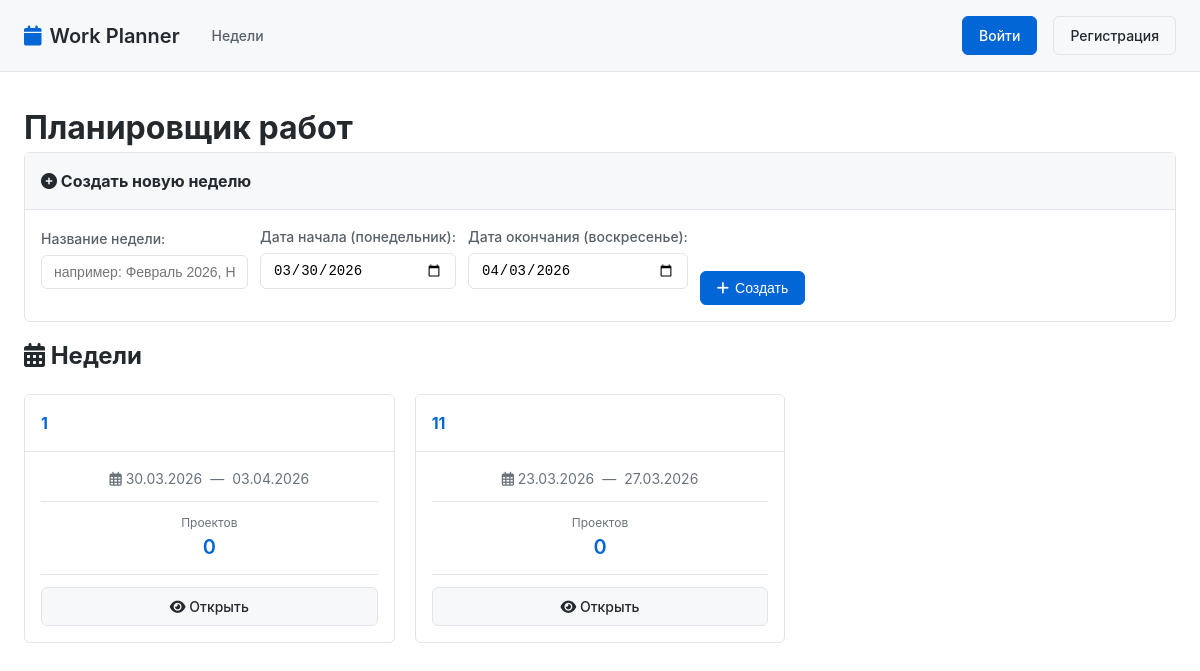
Before: / with the older database file.
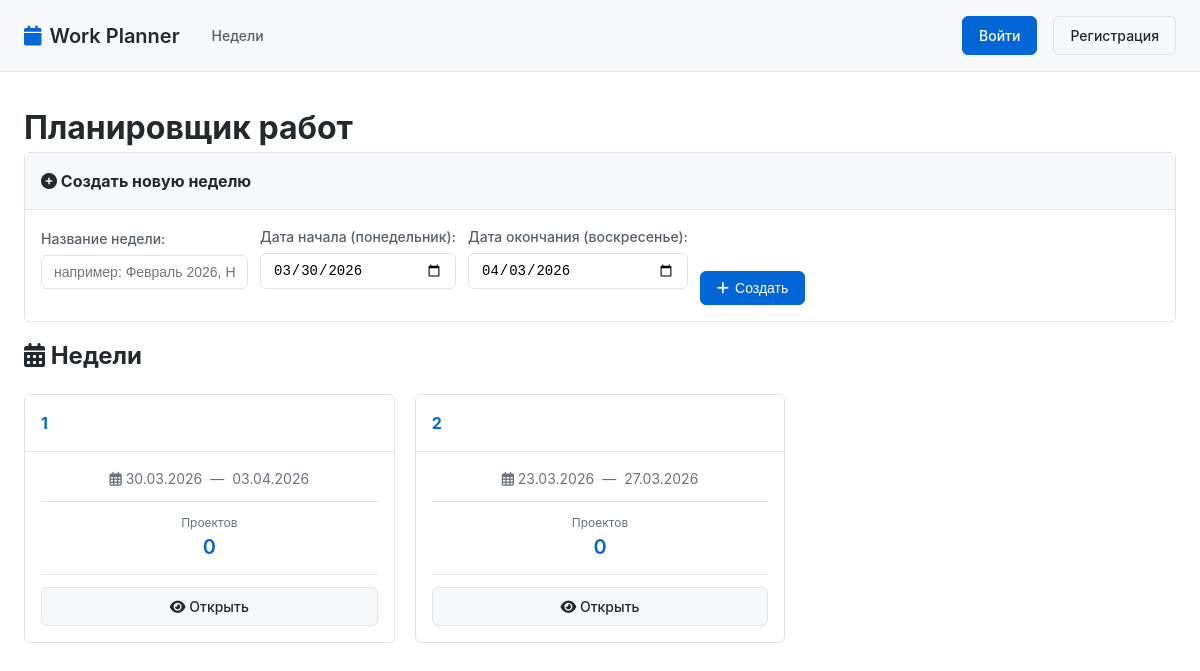
After: the same page with the newer database file.
### models.py (models this page shows)
class Week(db.Model):
    __tablename__ = 'weeks'
    id = db.Column(db.Integer, primary_key=True)
    name = db.Column(db.String(100), nullable=False)
    start_date = db.Column(db.Date, nullable=False)
    end_date = db.Column(db.Date, nullable=False)
    created_by = db.Column(db.Integer, db.ForeignKey('users.id'), nullable=True)
    created_at = db.Column(db.DateTime, default=datetime.utcnow)
    is_active = db.Column(db.Boolean, default=True)
    custom_days = db.relationship('CustomDay', backref='week', foreign_keys='CustomDay.week_id', cascade='all, delete-orphan')

### app.py (the view)
@app.route('/')
def index():
    weeks = Week.query.order_by(Week.start_date.desc()).all()
    return render_template('index.html', weeks=weeks)

### templates/index.html (shortened to what this page needs)
{% extends "base.html" %}
{% block content %}
<div class="container">
    <div class="row">
        <div class="col">
            <h1>Планировщик работ</h1>
            <div class="card">
                <div class="card-header">
                    <h2><i class="fas fa-plus-circle"></i> Создать новую неделю</h2>
                </div>
                <div class="card-body">
                    <form action="{{ url_for('add_week') }}" method="POST" class="form-inline">
                        <div class="form-group">
                            <label for="name">Название недели:</label>
                            <input type="text" id="name" name="name" required
                                   placeholder="например: Февраль 2026, Неделя 1"
                                   class="form-control">
                        </div>
                        <div class="form-group">
                            <label for="start_date">Дата начала (понедельник):</label>
                            <input type="date" id="start_date" name="start_date" required class="form-control">
                        </div>
                        <div class="form-group">
                            <label for="end_date">Дата окончания (воскресенье):</label>
                            <input type="date" id="end_date" name="end_date" required class="form-control">
                        </div>
                        <button type="submit" class="btn btn-primary">
                            <i class="fas fa-plus"></i> Создать
                        </button>
                    </form>
                </div>
            </div>
            <div class="weeks-history">
                <h2><i class="fas fa-calendar-alt"></i> Недели</h2>
                {% if weeks %}
                    <div class="weeks-grid">
                        {% for week in weeks %}
                        <div class="week-card">
                            <div class="card-header">
                                <h3>
                                    <a href="{{ url_for('week_detail', week_id=week.id) }}">
                                        {{ week.name }}
                                    </a>
                                </h3>
                            </div>
                            <div class="card-body">
                                <div class="week-dates">
                                    <span><i class="far fa-calendar-alt"></i> {{ week.start_date.strftime('%d.%m.%Y') }}</span>
                                    <span>—</span>
                                    <span>{{ week.end_date.strftime('%d.%m.%Y') }}</span>
                                </div>
                                <div class="week-stats">
                                    <div class="stat">
                                        <span class="stat-label">Проектов</span>
                                        <span class="stat-value">{{ week.projects|length }}</span>
                                    </div>
                                </div>
                                <a href="{{ url_for('week_detail', week_id=week.id) }}"
                                   class="btn btn-block">
                                    <i class="fas fa-eye"></i> Открыть
                                </a>
                            </div>
                        </div>
                        {% endfor %}
                    </div>
                {% endif %}
            </div>
        </div>
    </div>
</div>
{% endblock %}

### templates/base.html (shortened to what this page needs)
<!DOCTYPE html>
<html lang="ru">
<head>
    <link rel="stylesheet" href="https://cdnjs.cloudflare.com/ajax/libs/font-awesome/6.0.0/css/all.min.css">
    <link rel="stylesheet" href="{{ url_for('static', filename='style.css') }}">
</head>
<body>
    <header class="header">
        <div class="container header-container">
            <div class="header-left">
                <a href="{{ url_for('index') }}" class="logo">
                    <i class="fas fa-calendar"></i>
                    <span>Work Planner</span>
                </a>
                <nav class="main-nav">
                    <a href="{{ url_for('index') }}" class="nav-link">Недели</a>
                </nav>
            </div>
            <div class="header-right">
                {% if current_user.is_authenticated %}
                <div class="user-menu">
                    <img src="{{ current_user.avatar_url }}" alt="" class="avatar">
                    <span class="username">{{ current_user.username }}</span>
                    <a href="{{ url_for('profile') }}" class="btn btn-sm">Профиль</a>
                    <a href="{{ url_for('auth.logout') }}" class="btn btn-sm">Выйти</a>
                </div>
                {% else %}
                <a href="{{ url_for('auth.login') }}" class="btn btn-primary">Войти</a>
                <a href="{{ url_for('auth.register') }}" class="btn">Регистрация</a>
                {% endif %}
            </div>
        </div>
    </header>
    <main class="main">
        {% block content %}{% endblock %}
    </main>
</body>
</html>

### static/style.css (style rules this page uses)
:root { --bg-primary: #ffffff; --bg-secondary: #f6f8fa; --bg-tertiary: #f1f1f1; --text-primary: #24292e; --text-secondary: #586069; --text-muted: #6a737d; --border-color: #e1e4e8; --primary-color: #0366d6; --success-color: #28a745; --danger-color: #cb2431; --warning-color: #f9c513; }
* { margin: 0; padding: 0; box-sizing: border-box; }
body { font-family: -apple-system, BlinkMacSystemFont, "Segoe UI", Roboto, Helvetica, Arial, sans-serif; line-height: 1.5; color: var(--text-primary); background-color: var(--bg-primary); }
.container { max-width: 1280px; margin: 0 auto; padding: 0 24px; }
.header { background-color: var(--bg-secondary); border-bottom: 1px solid var(--border-color); padding: 16px 0; position: sticky; top: 0; z-index: 100; }
.header-container { display: flex; justify-content: space-between; align-items: center; }
.header-left { display: flex; align-items: center; gap: 24px; }
.logo { display: flex; align-items: center; gap: 8px; font-size: 20px; font-weight: 600; color: var(--text-primary); text-decoration: none; }
.logo i { color: var(--primary-color); }
.main-nav { display: flex; gap: 16px; }
.nav-link { color: var(--text-secondary); text-decoration: none; font-size: 14px; font-weight: 500; padding: 4px 8px; border-radius: 6px; transition: all 0.2s; }
.header-right { display: flex; align-items: center; gap: 16px; }
.main { padding: 32px 0; min-height: calc(100vh - 140px); }
.btn { display: inline-flex; align-items: center; gap: 6px; padding: 8px 16px; border: 1px solid var(--border-color); border-radius: 6px; background-color: var(--bg-secondary); color: var(--text-primary); font-size: 14px; font-weight: 500; text-decoration: none; cursor: pointer; transition: all 0.2s; }
.btn-primary { background-color: var(--primary-color); border-color: var(--primary-color); color: white; }
.btn-block { display: block; width: 100%; text-align: center; }
.card { background-color: var(--bg-primary); border: 1px solid var(--border-color); border-radius: 6px; margin-bottom: 16px; }
.card-header { padding: 16px; border-bottom: 1px solid var(--border-color); background-color: var(--bg-secondary); font-weight: 600; display: flex; justify-content: space-between; align-items: center; }
.card-header h2, .card-header h3 { margin: 0; font-size: 16px; }
.card-body { padding: 16px; }
.form-group { margin-bottom: 16px; }
.form-group label { display: block; margin-bottom: 6px; font-size: 14px; font-weight: 500; color: var(--text-secondary); }
.form-control { width: 100%; padding: 8px 12px; border: 1px solid var(--border-color); border-radius: 6px; font-size: 14px; background-color: var(--bg-primary); }
.form-inline { display: flex; gap: 12px; align-items: flex-end; flex-wrap: wrap; }
.weeks-grid { display: grid; grid-template-columns: repeat(auto-fill, minmax(300px, 1fr)); gap: 20px; margin-top: 20px; }
.week-card { border: 1px solid var(--border-color); border-radius: 6px; overflow: hidden; transition: all 0.2s; }
.week-card .card-header { background-color: var(--bg-primary); border-bottom: 1px solid var(--border-color); padding: 16px; }
.week-card h3 { font-size: 16px; margin: 0; }
.week-card h3 a { color: var(--primary-color); text-decoration: none; }
.week-card .card-body { padding: 16px; }
.week-dates { display: flex; align-items: center; justify-content: center; gap: 8px; margin-bottom: 12px; color: var(--text-muted); font-size: 14px; }
.week-stats { display: flex; justify-content: space-around; padding: 12px 0; border-top: 1px solid var(--border-color); border-bottom: 1px solid var(--border-color); margin: 12px 0; }
.stat { text-align: center; }
.stat-label { display: block; font-size: 12px; color: var(--text-muted); }
.stat-value { display: block; font-size: 20px; font-weight: 600; color: var(--primary-color); }

Changed rows visible on the page:
removed Week: name "11", start_date "23.03.2026", end_date "27.03.2026", projects|length "0"
added Week: name "2", start_date "23.03.2026", end_date "27.03.2026", projects|length "0"
